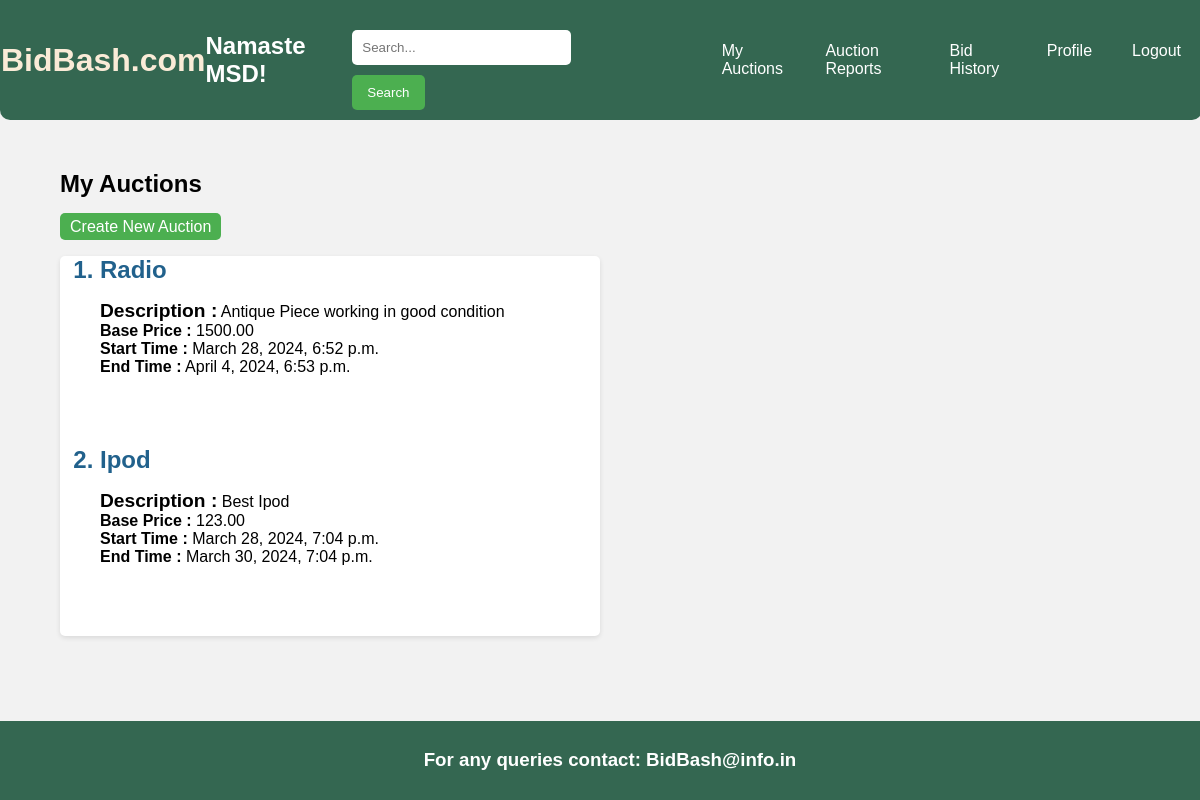
The page /my_auctions/ (signed in) on the database as committed earlier.
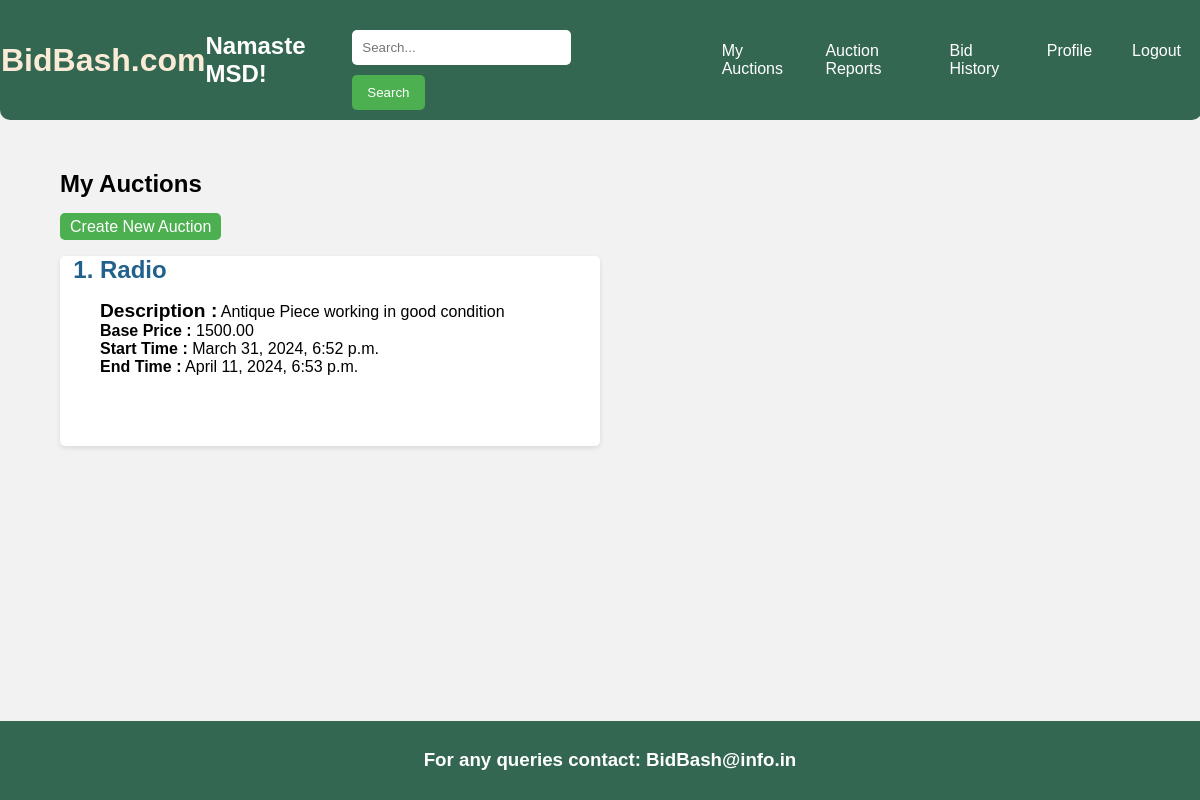
The same page on the database as committed later.
### myapp/models.py (models this page shows, shortened)
class AuctionItem(models.Model):
    name = models.CharField(max_length=100)
    description = models.TextField()
    category = models.CharField(max_length=100)
    seller = models.ForeignKey(User, on_delete=models.CASCADE)
    base_price = models.DecimalField(max_digits=10, decimal_places=2)
    start_time = models.DateTimeField()
    end_time = models.DateTimeField()
    highest_bid = models.DecimalField(max_digits=10, decimal_places=2, default=0)  # Set default value

### myapp/views.py (the view)
# urls.py: path('my_auctions/', views.my_auctions, name='my_auctions'),
def my_auctions(request):
    user = request.user
    current_time = timezone.now()
    user_auctions = AuctionItem.objects.filter(seller=user, end_time__gt=current_time)
    context = {
        'user' : user,
        'user_auctions' : user_auctions,
    }
    return render(request, 'my_auctions.html', context)

### templates/my_auctions.html (shortened to what this page needs)
{% extends 'base.html' %}
{% load static %}
{% block body %}
<div id="my_auctions">
<h2>My Auctions</h2>
<a class="bid-now" href="{% url 'create_auction' %}" class="btn btn-primary">Create New Auction</a>
{% if user_auctions %}
    <ul style="margin-top:20px; max-width: 500px; background-color: #fff; border-radius: 5px; box-shadow: 0 2px 5px rgba(0, 0, 0, 0.1);">
        {% for auction in user_auctions %}
            <a href="{% url 'item' auction.id %}" style="text-decoration: none; margin-top:20px;">
                <li style="font-weight: bolder; font-size: x-large; list-style-type:decimal; color:#21618C">{{ auction.name }}</li>
            </a>
            <p><b style="font-size: larger;">Description :</b> {{ auction.description}}<br>
            <b>Base Price : </b> {{ auction.base_price }} <br>
            <b>Start Time : </b> {{ auction.start_time }} <br>
            <b>End Time :</b>  {{ auction.end_time }} <br>
        </p>
            <br> <br> <br>
            {% endfor %}
    </ul>
{% else %}
    <p>You haven't organized any auctions yet.</p>
{% endif %}
</div>
{% endblock %}

Rows that differ between the two databases and show on the page:
no longer on this page (row edited): AuctionItem: name "Ipod", description "Best Ipod", base_price "123.00", start_time "March 28, 2024, 7:04 p.m.", end_time "March 30, 2024, 7:04 p.m."
changed AuctionItem "Radio": start_time "March 28, 2024, 6:52 p.m." → "March 31, 2024, 6:52 p.m."; end_time "April 4, 2024, 6:53 p.m." → "April 11, 2024, 6:53 p.m."
